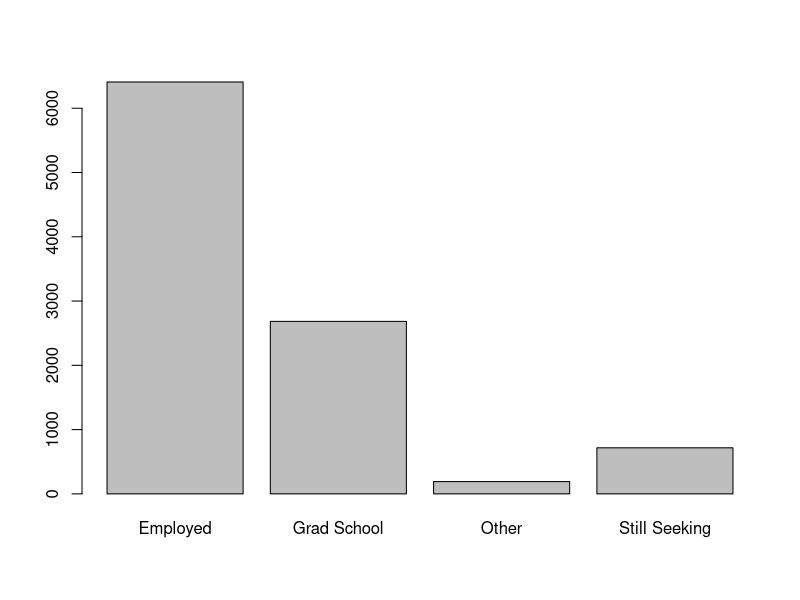

Here is the R script that generated this plot:
## ---- chunk 1
knitr::opts_chunk$set(echo = TRUE,message=FALSE,warning=FALSE)
## ---- chunk 2

# chose 3 random numbers from an integer vector of 1 to 10
sample(1:10,size = 3)

# same as above except that I sample 11 times and
# every time a number is sampled it's then put back into the pool
sample(1:10,size = 11,replace = TRUE)

# bonus, I won't run these, but try them at home!

# choose 1 to 10 random numbers from an integer vector of 1 to 10
# lapply(1:3,function(x) sample(x,size=x))

# same as above except that every time a number is sampled, 
  # it's then put back into the pool and could be randomly selected again.
# lapply(1:3,function(x) sample(x,size=x,replace=TRUE))

## ---- chunk 3

# repeat 1 to 5 twice
rep(1:5,2)

# take a sample of 6 items from a pool of integers 1 to 5 
  # and repeat that exact sample twice
rep(
  sample(1:5,size = 6,replace = TRUE),
  2)

# take a sample of 12 items from a pool of integers 1 to 5 
  # don't use repeat so that all 12 are random
sample(1:5,size = 6*2,replace = TRUE)

# sample "yes" and "no" 10 times, 
  # force that sample to be %80 yes and %20 no
  # repeat that exact sample twice
rep(sample(c("Yes","No"),prob=c(.80,.20),size = 10,replace = TRUE),2)

## ---- chunk 4

set.seed(100) # number generator so 'random' numbers are reproducibile
n_students <- 1000 # the number of number of grads per cohort

# five years of grads where:
  # the suffix 10 = winter semester grads
  # the suffix 40 = fall semester grads
terms <- sort(rep(c(paste0(2014:2018,"10"),paste0(2013:2017,"40")),n_students))
n_terms <- length(unique(terms)) #number of terms generated

air_df <- data.frame( # make it a dataframe
  student_id = 1:(n_students*n_terms), # arbitrary unique identifier
  term_code = terms, # assign terms as term_code
  
  # randomly assign one of the three schools, do it for every grad for every term
    # eg "BA" = Business Administration
  school = sample(c("BA","AS","EG"),size=n_students*n_terms,replace=TRUE),
  
  # randomly assign an admit code, do it for every grad for every term,
    # but repeat the same order term after term
  ATYP = rep(sample(c("F","T"),size=n_students,replace=TRUE),n_terms),
  
  # randomly assign a binary sex code, do it for every grad for every term,
    # but repeat the same order term after term 
    # and force the porportion to be %55 Male
  sex = rep(sample(c("M","F"),prob=c(.55,.45),size=n_students,replace=TRUE),n_terms),
  
  # randomly assign an residency code (eg in-state), do it for every grad for every term,
    # but repeat the same order term after term
  residency = rep(sample(c("I","O"),size=n_students,replace=TRUE),n_terms),
  
  # number of times a grad met with career services (from 0 to 10 times)
    # force a random uniform distribution across the dataset.
  career_use = round(runif(n_students*n_terms,0,10)),
  
  # randomly assign a post-graduation outcome, do it for every grad for every term,
    # and force the porportion to be %64 Employed, %27 Grad School, etc
  post_grad_outcome = sample(c("Employed","Grad School","Still Seeking","Other"),prob=c(.64,.27,.07,.02),size=n_students*n_terms,replace=TRUE),
  
  # these vars are placeholders
  gpa = 0,
  salary = 0,
  
  # let the strings be chracters, not factors
  stringsAsFactors = FALSE
)

# use a linear regression equation to force relationship
  # between career_use and gpa for Freshman admits
air_df$gpa <- ifelse(air_df$ATYP=="F",
                     #intercept + slope*value + error/noise
                     #different slopes for a nice interaction effect
                     2.5 + .15*air_df$career_use + rnorm(n_students*n_terms,0,1),
                     3.7 + .01*air_df$career_use + rnorm(n_students*n_terms,0,1))
# adjust for impossible values (ie a GPA greater than 4.0 or less than zer0)
air_df$gpa = ifelse(air_df$gpa>4,runif(n_students*n_terms,3.2,4),air_df$gpa) # keep gpa under 4
air_df$gpa = ifelse(air_df$gpa<0,runif(n_students*n_terms,0,1),air_df$gpa) # keep gpa above 0

air_df$career_use <- ifelse(air_df$post_grad_outcome=="Employed",
                            #intercept + slope*value + error/noise
                            #different slopes for a nice interaction effect
                            sample(0:10
                                   ,prob=c(3:13)
                                   ,replace=TRUE
                                   ,size=length(
                                     air_df$career_use[air_df$post_grad_outcome=="Employed"])),
                            air_df$career_use)

air_df$salary <- ifelse(air_df$school=="EG",
                        #intercept + slope*value + error/noise
                        #different slopes for a nice interaction effect
                        64000 + 750*air_df$career_use + rnorm(n_students*n_terms,0,1000),
                        ifelse(air_df$school=="AS",
                               48000 + 10*air_df$career_use + rnorm(n_students*n_terms,0,4000),
                               51000 + 400*air_df$career_use + rnorm(n_students*n_terms,0,2700)))
air_df$salary <- ifelse(air_df$post_grad_outcome=="Employed",air_df$salary,NA)

## ---- chunk 5
barplot(table(air_df$post_grad_outcome))
## ---- chunk 6
library(dplyr)

air_df <- air_df %>%
  rename(admit_type = ATYP) %>%
  mutate(
    school_recode = recode(school,
           "AS" = "Arts and Sciences",
           "BA" = "Business",
           "EG" = "Engineering and Computer Science"),
    year = substr(term_code,1,4),
    term_type = 
      ifelse(
        substr(term_code,5,6)=="10",
        "Winter",
        "Fall"),
    term_desc = 
      ifelse(
        substr(term_code,5,6)=="10",
        paste("Winter",substr(term_code,1,4),sep=" "),
        paste("Fall",substr(term_code,1,4),sep=" ")),
    career_use_bin = ifelse(career_use>0,"Engaged","Did Not Engage"), #use case_when instead?
    pg_outcome_bin = case_when(post_grad_outcome %in% 
                                 c("Employed","Grad School") ~ TRUE
                               ,post_grad_outcome %in% 
                                 c("Still Seeking","Other") ~ FALSE
                               )
    )

roi_df <- data.frame(
  income_source = c("Minimum Wage",
                    "High School Diploma",
                    "Some College",
                    "10 Years after Attending OI",
                    "Bachelors"),
  amount = c(8.15*40*52, # source: Department of Labor Statistics
             26762, # source: https://factfinder.census.gov/faces/tableservices/jsf/pages/productview.xhtml?src=CF
             31801, # source: Census.gov ^
             43100, # source: college scorecard
             49711) # source: Census.gov ^
,stringsAsFactors = FALSE)

